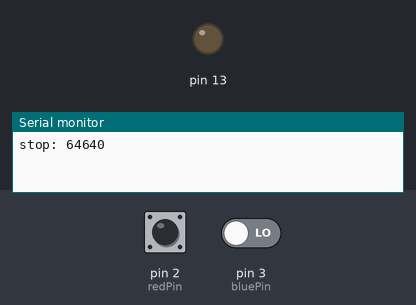
Simulated run of this sketch. Board: Arduino Uno, built with avr-gcc and run on an emulated ATmega328P. Shown: output pins drawn as LEDs (lit = HIGH), the last lines printed to the serial monitor. Dashed ring = blinking. Inputs (shaded band) come from the test bench; at power-on: pin 2 (redPin) LOW, pin 3 (bluePin) LOW. Pins used as bus, display or sensor lines are not drawn.

Above: at 1.2 s.
1.3 s: pin 2 (redPin) driven HIGH
2.8 s: pin 2 (redPin) pulsed LOW 5 times (0.12 s each, 0.3 s apart)
At 3.07 s:
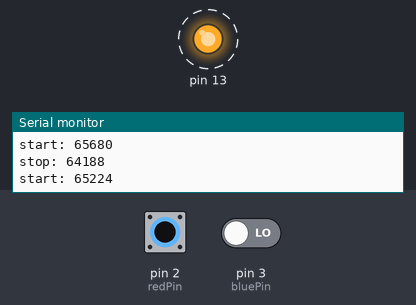
At 5.3 s:
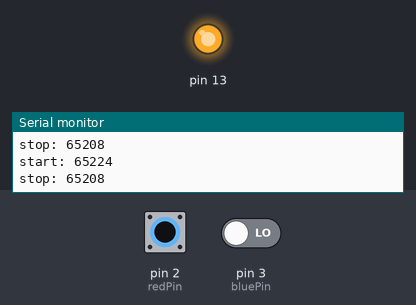
Timing chart, 0 to 6.8 s (numbered marks = the images above; inputs shaded):
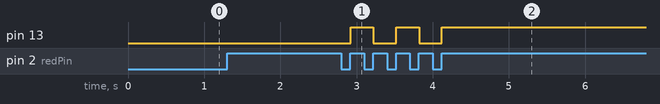

Measured:
- after the input at 2.8 s, pin 13: alternates HIGH for 0.30 s and LOW for 0.30 s, 5 changes in all, then stays HIGH, starting after 0.12 s

The sketch:

LEGODancingRobots.ino
```cpp
/*LEGO Dancing Robots
 * connect buttons or other digital inputs to digital 2 and 3 using a pull down resistor as described here https://www.arduino.cc/en/tutorial/button
 * connect the infrared led to digital 12 as described here https://www.arduino.cc/en/Tutorial/Blink (connect to 12 instead of 13)
 * LEGOPowerFunctions library is found in the git. Online at http://basbase.com/robocam/LEGOPowerFunctions.zip Based on code of Bob Kojima 01-19-2008 further modified by Roland Wiersma
 * install library as usual: https://www.arduino.cc/en/Guide/Libraries
 * It looks like you need to replace "WProgram.h" with Arduino.h in the LEGOPowerfunctions library - I ought to do a PR for that. Meanwhile, just replace it:
 *http://forum.arduino.cc/index.php?topic=147680.0
 *
 * version notes:
 * - the timing of both inputs interfere, so erratic behaviour might occur. Using interrupts in improved version?
 * - only channel 1 is receiving input on red and blue to limit the time needed for the messages to be sent


*/


#include <legopowerfunctions.h>

LEGOPowerFunctions lego(12);

int FWDspeed1 = 5;// here we can set speeds, for instance for the different channels?
int REVspeed1 = 11;
int FWDspeed2 = 5;
int REVspeed2 = 11;
int FWDspeed3 = 5;
int REVspeed3 = 11;
int FWDspeed4 = 5;
int REVspeed4 = 11;

boolean redFWD = false;
boolean blueFWD = false;

boolean redBeat= false;
boolean blueBeat= false;

boolean redMotorStopped = false;
boolean blueMotorStopped = false;

unsigned long redBeatTime = 0;
unsigned long blueBeatTime = 0;

int redPin = 2;
int bluePin = 3;
int movementDuration = 150000; //how long the motors should be on, measured in microseconds. I found 200000 to be a bit laggy response wise, but 1000000 not quite enough movement.

void setup() {
  // initialize serial:
  Serial.begin(9600);
  pinMode(13, OUTPUT);
}

void loop() {

  if(digitalRead(redPin) == HIGH && !redBeat){
    redBeat = true;
    redMotorStopped = false;
    moveRed();
  }else if (digitalRead(redPin) == LOW){
    redBeat = false;
  }

  if(redBeatTime + movementDuration < micros() && !redMotorStopped){
    stopAllRedMotors();
    redMotorStopped = true;
  }

 if(digitalRead(bluePin) == HIGH && !blueBeat){
    blueBeat = true;
    blueMotorStopped = false;
    moveBlue();
  }else if (digitalRead(bluePin) == LOW){
    blueBeat = false;
  }

  if(blueBeatTime + movementDuration < micros() && !blueMotorStopped){
    stopAllBlueMotors();
    blueMotorStopped = true;
  }

  delay(1);//not sure if this is needed
}


void moveRed() {
    unsigned long startSend = micros();
    digitalWrite(13, redFWD);
    if(redFWD){
      lego.SingleOutput(PWM, FWDspeed1, RED, CH1);
//      lego.SingleOutput(PWM, FWDspeed2, RED, CH2); // other channels currently commented out to limit blocking of cycle
//      lego.SingleOutput(PWM, FWDspeed3, RED, CH3);
////      lego.SingleOutput(PWM, FWDspeed4, RED, CH4);

    }else{
      lego.SingleOutput(PWM, REVspeed1, RED, CH1);
//      lego.SingleOutput(PWM, REVspeed2, RED, CH2);
//      lego.SingleOutput(PWM, REVspeed3, RED, CH3);
//      lego.SingleOutput(PWM, REVspeed4, RED, CH4);
    }
    redFWD = !redFWD;
    redBeatTime = micros();

    Serial.print("start: ");
    Serial.println(micros()-startSend);


}

void moveBlue() {

    if(blueFWD){
      lego.SingleOutput(PWM, FWDspeed1, BLUE, CH1);
//      lego.SingleOutput(PWM, FWDspeed2, BLUE, CH2);
//      lego.SingleOutput(PWM, FWDspeed3, BLUE, CH3);
//      lego.SingleOutput(PWM, FWDspeed4, BLUE, CH4);
    }else{
      lego.SingleOutput(PWM, REVspeed1, BLUE, CH1);
//      lego.SingleOutput(PWM, REVspeed2, BLUE, CH2);
//      lego.SingleOutput(PWM, REVspeed3, BLUE, CH3);
//      lego.SingleOutput(PWM, REVspeed4, BLUE, CH4);
    }
    blueFWD = !blueFWD;
    blueBeatTime = micros();

}

void stopAllRedMotors(){
  unsigned long startSend = micros();
  lego.SingleOutput(PWM, 8, RED, CH1);
//  lego.SingleOutput(PWM, 8, RED, CH2);
//  lego.SingleOutput(PWM, 8, RED, CH3);
//  lego.SingleOutput(PWM, 8, RED, CH4);
  Serial.print("stop: ");
  Serial.println(micros()-startSend);
}

void stopAllBlueMotors(){
  lego.SingleOutput(PWM, 8, BLUE, CH1);
//  lego.SingleOutput(PWM, 8, BLUE, CH2);
//  lego.SingleOutput(PWM, 8, BLUE, CH3);
//  lego.SingleOutput(PWM, 8, BLUE, CH4);
}
```
